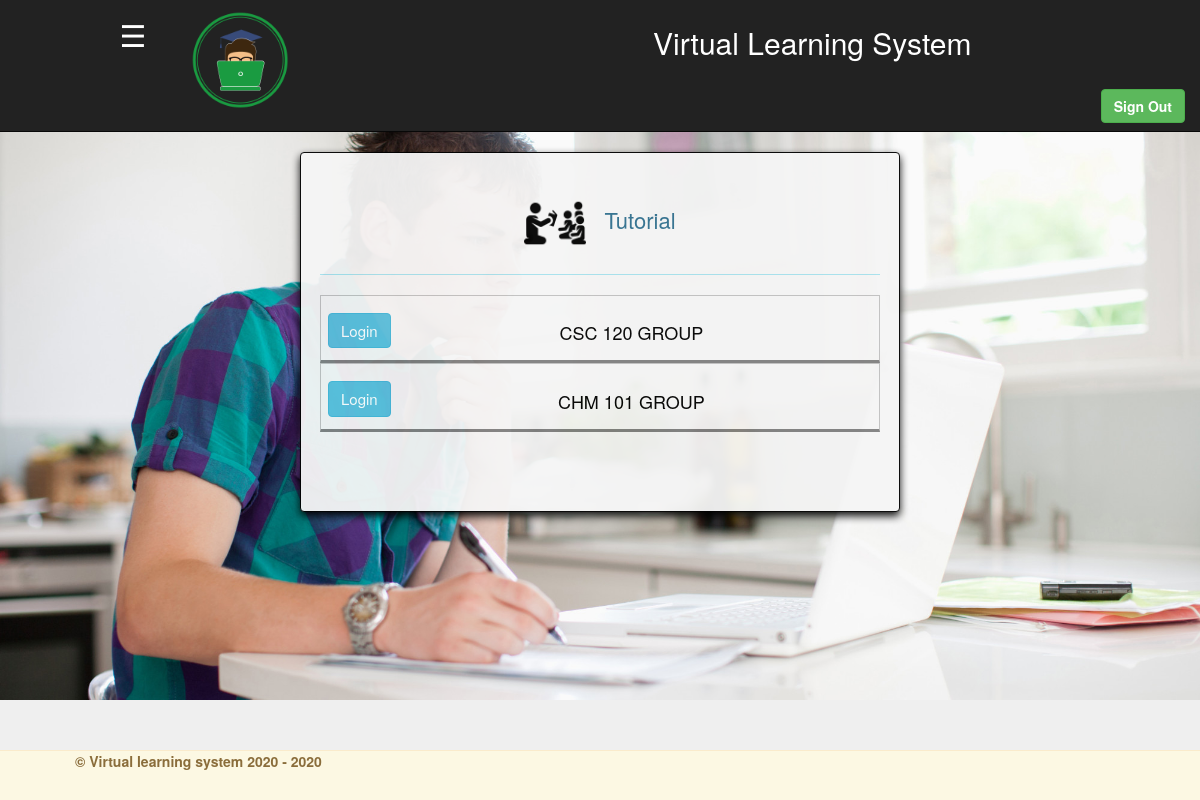
/tutorial.php (signed in), run on the app's committed database.
### tables this page shows
CREATE TABLE `registered_group` (
  `id` int(11) NOT NULL auto_increment,
  `student_id` int(11) NOT NULL,
  `student_username` varchar(100) NOT NULL,
  `group_name` varchar(100) NOT NULL,
  `reg_date` varchar(50) NOT NULL,
  PRIMARY KEY  (`id`)
);

### tutorial.php (the view, shortened to what this page needs)
<?php
include("connect.php");
$ses_id=$_SESSION['id'];
?>
<!DOCTYPE html>
<html lang = "eng">
	<head>
		<link rel = "stylesheet" type = "text/css" href = "css/bootstrap.css"/>
	</head>
	<body class = "alert-info">
		<nav class = "navbar navbar-inverse navbar-fixed-top">
			<div class = "container-fluid">
<div class = "navbar-header" style="margin-top:1%; margin-bottom:-2.5%;">
<span style="font-size:30px; cursor:pointer; color:white; float:left; margin-left:5%; padding-top:3px;" class="menu" title="Menu" onclick="openNav()">&#9776;</span>&nbsp;&nbsp;&nbsp;&nbsp;&nbsp;&nbsp;
					<img src="img/Icon-01studen writting exam.png" width="11%" style="margin-left:2%;">
					<a href="home.php"><h1 class = "navbar-text pull-right" style="text-align:center; margin-right:-1%; font-size:30px; color:white;">Virtual Learning System</h1></a>
				</div>
			</div>
			<div class="collapse navbar-collapse" id="example-nav-collapse">
<span class="normalFont"><a href="logout.php" class="btn btn-success navbar-right navbar-btn"><strong>Sign Out</strong></a></span>
        </div>
		</nav>
			<br />
			<br />
			<br />
			<br />
			<br />
			<br />
			<br /> <div align="center" style="margin-top:-1%; margin-bottom:2%;"> <h2 style="font-size:39px; color:black; text-shadow:0px 2px black;"> </h2></div>
			<?php echo $display;?><div class = "col-lg-3"></div>
			<div class = "col-lg-6 well" style="margin-bottom:5%; border:1px solid black; box-shadow: 0 4px 8px 0 black; opacity:0.95;">
				<h2 style="font-size:22px; text-align:center;"><img src="img/peopleff.png" width="11%" />&nbsp;&nbsp; Tutorial</h2><hr>
				<?php
				$qry=mysqli_query($conn, "select * from registered_group where student_id='$ses_id'");
				if(mysqli_num_rows($qry)>0){
					while($row=mysqli_fetch_array($qry)){
						echo '<div style="border:1px solid silver; border-bottom:3px solid gray;">
		<h4 style="color:black; text-align:center; padding:7px;">
		<div style="margin-bottom:2%;"><a href="tutorialexe.php?tutorial='.$row['group_name'].'" style="float:left; font-size:15px;" class="btn btn-info">Login</a></div>
		'.strtoupper($row['group_name'].' Group').'</h4>
						</div>';
					}
				}else{
					echo 'No Group Found !';
				}
				?>
				<br />
				<br />
				<br />
			</div>
		<?php include("footer.php");?>
	</body>
</html>

### tutorial.php (style rules this page uses)
body { background-image:url('img/o-TEEN-BOY-TYPING-ON-LAPTOP-facebook.jpg'); background-attachment:fixed; background-position:center; background-size:100%; background-repeat:no-repeat; }

### data on the page
registered_group: group_name "CSC 120 GROUP"
registered_group: group_name "CHM 101 GROUP"
